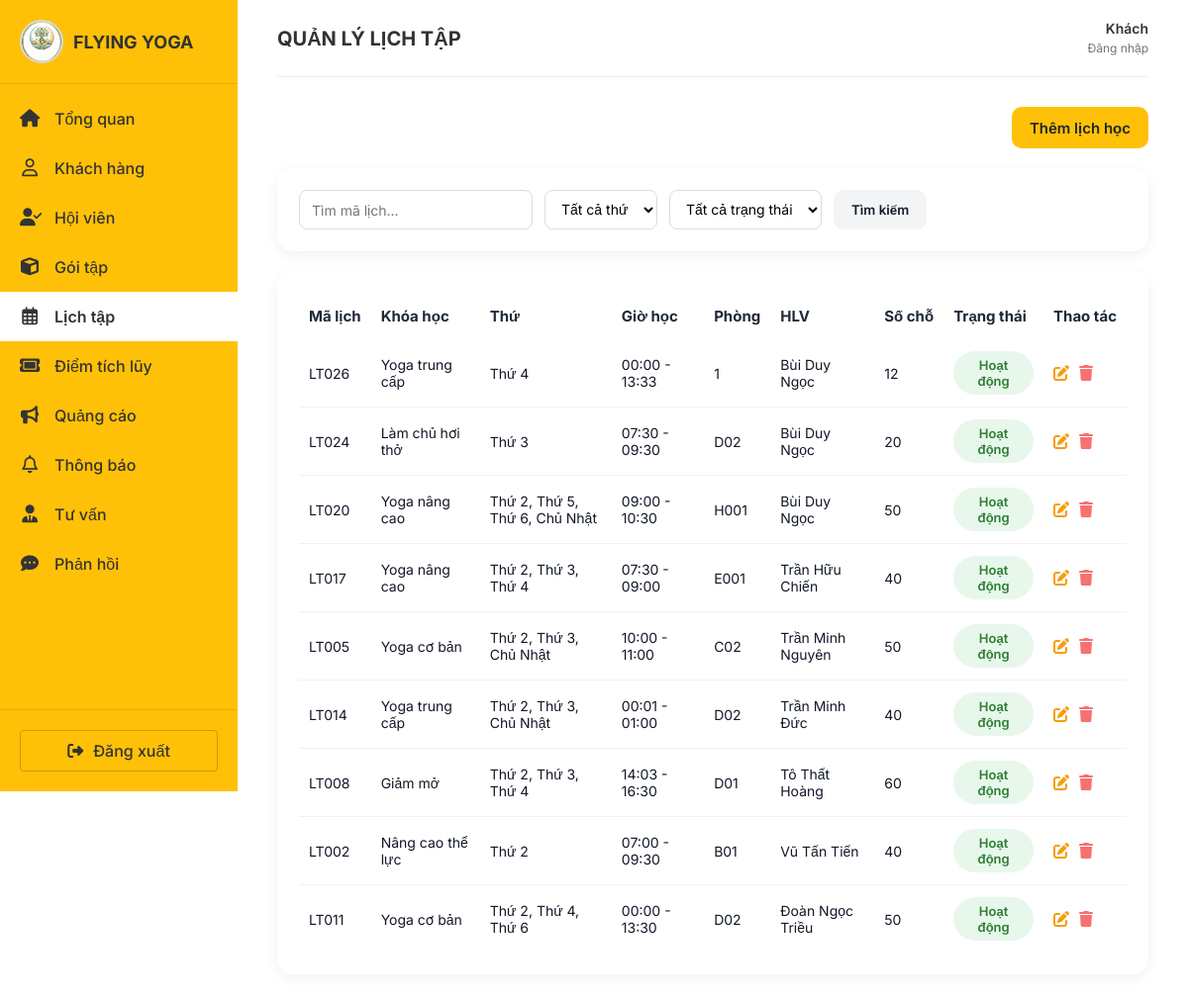
The app's page /lich-tap/ with its own data.
### goi_tap/models.py (models this page shows)
class GoiTap(models.Model):
    LOAI_CHOICE = [
        ('buoi', 'Theo buổi'),
        ('thang', 'Theo tháng'),
    ]
    TRANG_THAI_CHOICE = [
        ('hoat_dong', 'Hoạt động'),
        ('ngung', 'Ngưng'),
    ]
    ma_goi = models.CharField(max_length=10, unique=True)
    ten_goi = models.CharField(max_length=100)
    loai_goi = models.CharField(max_length=10, choices=LOAI_CHOICE)
    thoi_han_so_buoi = models.IntegerField()
    gia_goi = models.DecimalField(max_digits=12, decimal_places=0)
    trang_thai = models.CharField(max_length=20, choices=TRANG_THAI_CHOICE, default='hoat_dong')
    ghi_chu = models.TextField(blank=True, null=True)
    def __str__(self):
        return self.ten_goi

### lich_tap/models.py (models this page shows, shortened)
class LichHoc(models.Model):
    THU_CHOICES = [
        ('2', 'Thứ 2'),
        ('3', 'Thứ 3'),
        ('4', 'Thứ 4'),
        ('5', 'Thứ 5'),
        ('6', 'Thứ 6'),
        ('7', 'Thứ 7'),
        ('CN', 'Chủ Nhật'),
    ]
    ma_lich = models.CharField(max_length=10, unique=True)
    goi_tap = models.ForeignKey(
        GoiTap,
        on_delete=models.CASCADE,
        related_name='lich_hoc'
    )
    thu = models.CharField(max_length=2, choices=THU_CHOICES)
    gio_bat_dau = models.TimeField()
    gio_ket_thuc = models.TimeField()
    phong = models.CharField(max_length=50)
    hlv_phu_trach = models.CharField(max_length=100)
    so_cho_toi_da = models.IntegerField()
    trang_thai = models.BooleanField(default=True)

### lich_tap/views.py (the view)
# urls.py: path('', views.danh_sach_lich_hoc, name='danh_sach_lich_hoc'),
def danh_sach_lich_hoc(request):
    q = request.GET.get('q', '')
    thu = request.GET.get('thu', '')
    trang_thai = request.GET.get('trang_thai', '')
    thu_choices = [
        ('2', 'Thứ 2'),
        ('3', 'Thứ 3'),
        ('4', 'Thứ 4'),
        ('5', 'Thứ 5'),
        ('6', 'Thứ 6'),
        ('7', 'Thứ 7'),
        ('CN', 'Chủ nhật'),
    ]
    ds_lich = LichHoc.objects.all()
    if q:
        ds_lich = ds_lich.filter(ma_lich__icontains=q)
    if thu:
        ds_lich = ds_lich.filter(thu=thu)
    if trang_thai:
        if trang_thai == 'True':
            ds_lich = ds_lich.filter(trang_thai=True)
        elif trang_thai == 'False':
            ds_lich = ds_lich.filter(trang_thai=False)
    ds_lich = ds_lich.order_by('hlv_phu_trach', 'gio_bat_dau')
    lich_gom = {}
    for lich in ds_lich:
        key = (
            lich.goi_tap_id if lich.goi_tap else None,
            lich.hlv_phu_trach,
            lich.gio_bat_dau,
            lich.gio_ket_thuc,
            lich.phong,
            lich.so_cho_toi_da,
            lich.trang_thai,
        )
        if key not in lich_gom:
            lich_gom[key] = {
                'id': lich.id,
                'ma_lich': lich.ma_lich,
                'goi_tap': lich.goi_tap,
                'ds_thu': [lich.get_thu_display() if hasattr(lich, 'get_thu_display') else lich.thu],
                'gio_bat_dau': lich.gio_bat_dau,
                'gio_ket_thuc': lich.gio_ket_thuc,
                'phong': lich.phong,
                'hlv_phu_trach': lich.hlv_phu_trach,
                'so_cho_toi_da': lich.so_cho_toi_da,
                'trang_thai': lich.trang_thai,
            }
        else:
            ten_thu = lich.get_thu_display() if hasattr(lich, 'get_thu_display') else lich.thu
            if ten_thu not in lich_gom[key]['ds_thu']:
                lich_gom[key]['ds_thu'].append(ten_thu)
    lich_hoc_list = list(lich_gom.values())
    return render(request, 'lich_tap/danh_sach_lich_hoc.html', {
        'lich_hoc_list': lich_hoc_list,
        'q': q,
        'thu': thu,
        'trang_thai': trang_thai,
        'thu_choices': thu_choices,
    })

### thong_bao/context_processors.py (called while the page is built, shortened)
def thong_bao_context(request):
    so_thong_bao_chua_doc = 0
    ds_thong_bao_dropdown = ThongBaoNhacNho.objects.none()
    return {
        'so_thong_bao_chua_doc': so_thong_bao_chua_doc,
        'ds_thong_bao_dropdown': ds_thong_bao_dropdown,
    }

### lich_tap/templates/lich_tap/danh_sach_lich_hoc.html (shortened to what this page needs)
{% extends 'base.html' %}
{% load static %}
{% block page_title %}QUẢN LÝ LỊCH TẬP{% endblock %}
{% block extra_css %}
<link rel="stylesheet" href="{% static 'css/lich_tap.css' %}?v=3">
{% endblock %}
{% block content %}
<div class="schedule-header">
    <a href="{% url 'lich_tap:them_lich_hoc' %}" class="btn-add-schedule">
        Thêm lịch học
    </a>
</div>
<div class="card">
    <form method="get" class="filter-form">
        <input type="text" name="q" placeholder="Tìm mã lịch..." value="{{ q }}">
        <select name="thu">
            <option value="">Tất cả thứ</option>
        </select>
        <select name="trang_thai">
            <option value="">Tất cả trạng thái</option>
        </select>
        <button type="submit">Tìm kiếm</button>
    </form>
</div>
<div class="card">
    <table class="table">
        <thead>
            <tr>
                <th>Mã lịch</th>
                <th>Khóa học</th>
                <th>Thứ</th>
                <th>Giờ học</th>
                <th>Phòng</th>
                <th>HLV</th>
                <th>Số chỗ</th>
                <th>Trạng thái</th>
                <th>Thao tác</th>
            </tr>
        </thead>
        <tbody>
            {% for lich in lich_hoc_list %}
            <tr>
                <td>{{ lich.ma_lich }}</td>
                <td>{{ lich.goi_tap }}</td>
                <td>
                    {% for item in lich.ds_thu %}
                        {{ item }}{% if not forloop.last %}, {% endif %}
                    {% endfor %}
                </td>
                <td>{{ lich.gio_bat_dau|time:"H:i" }} - {{ lich.gio_ket_thuc|time:"H:i" }}</td>
                <td>{{ lich.phong }}</td>
                <td>{{ lich.hlv_phu_trach }}</td>
                <td>{{ lich.so_cho_toi_da }}</td>
                <td>
                    {% if lich.trang_thai %}
                        <span class="badge bg-success">Hoạt động</span>
                    {% else %}
                        <span class="badge bg-secondary">Ngưng</span>
                    {% endif %}
                </td>
                <td>
                    <div class="action-links">
                        <a href="{% url 'lich_tap:sua_lich_hoc' lich.id %}" title="Sửa">
                            <i class="fa-solid fa-pen-to-square"></i>
                        </a>
                        <form method="post" action="{% url 'lich_tap:xoa_lich_hoc' lich.id %}">
                            <button type="submit" onclick="return confirm('Bạn có chắc muốn xóa lịch học này không?')">
                                <i class="fa-solid fa-trash"></i>
                            </button>
                        </form>
                    </div>
                </td>
            </tr>
            {% empty %}
            <tr>
                <td colspan="9">Chưa có lịch học nào.</td>
            </tr>
            {% endfor %}
        </tbody>
    </table>
</div>
{% endblock %}

### static/css/style.css (style rules this page uses)
:root { --primary-yellow: #FFC107; --primary-yellow-light: #FFECB3; --text-dark: #333333; --text-gray: #757575; --bg-light: #F9F9F9; --white: #FFFFFF; --danger-red: #E53935; --success-green: #43A047; --info-blue: #1E88E5; --warning-orange: #FB8C00; --sidebar-width: 240px; }
* { margin: 0; padding: 0; box-sizing: border-box; font-family: 'Inter', sans-serif; }
body { background-color: var(--white); color: var(--text-dark); }
.badge { padding: 4px 12px; border-radius: 20px; font-size: 11px; font-weight: 600; color: var(--white); }
.filter-card, .card { background: #fff; border-radius: 14px; padding: 20px; box-shadow: 0 4px 14px rgba(0,0,0,0.06); }
.badge { display: inline-block; padding: 6px 10px; border-radius: 999px; font-size: 13px; background: #eee; }

### static/css/lich_tap.css (style rules this page uses)
.schedule-header { display: flex; justify-content: flex-end; align-items: center; margin-bottom: 20px; }
.btn-add-schedule { background-color: #ffc107; color: #212529; border: none; font-weight: 600; text-decoration: none; display: inline-flex; align-items: center; justify-content: center; min-height: 42px; border-radius: 10px; padding: 10px 18px; font-size: 15px; transition: all 0.2s ease-in-out; }
.filter-form { display: flex; align-items: center; gap: 12px; flex-wrap: wrap; }
.filter-form input, .filter-form select { height: 40px; padding: 8px 12px; border: 1px solid #dcdcdc; border-radius: 8px; font-size: 14px; outline: none; background: #fff; }
.filter-form input { min-width: 220px; }
.filter-form button { height: 40px; padding: 0 18px; border: none; border-radius: 10px; background: #f3f4f6; color: #111827; font-weight: 600; cursor: pointer; }
.card { background: #ffffff; border-radius: 16px; padding: 22px; box-shadow: 0 4px 14px rgba(0, 0, 0, 0.06); margin-bottom: 20px; }
.table { width: 100%; border-collapse: collapse; }
.table thead th { text-align: left; font-size: 15px; font-weight: 700; color: #1f2937; padding: 14px 10px; white-space: nowrap; }
.table tbody td { padding: 12px 10px; font-size: 14px; color: #111827; vertical-align: middle; }
.table tbody tr:not(:last-child) td { border-bottom: 1px solid #f1f1f1; }
.badge { display: inline-block; padding: 6px 12px; border-radius: 999px; font-size: 13px; font-weight: 600; text-align: center; }
.bg-success { background: #e8f7ec; color: #2e7d32; }
.action-links { display: flex; align-items: center; gap: 10px; }
.action-links a, .action-links button { background: transparent; border: none; padding: 0; margin: 0; cursor: pointer; text-decoration: none; display: inline-flex; align-items: center; justify-content: center; font-size: 16px; line-height: 1; }
.action-links a i { color: #f59e0b; transition: color 0.2s ease; }
.action-links button i { color: #f87171; transition: color 0.2s ease; }
.action-links button { background: transparent; outline: none; box-shadow: none; }
.action-links form { display: inline-flex; align-items: center; margin: 0; }

### records on screen
GoiTap: ma_lich "LT026", goi_tap "Yoga trung cấp", ds_thu "Thứ 4" "Thứ 2" "Thứ 3" "Chủ Nhật", gio_bat_dau "00:00", gio_ket_thuc "13:33", phong "1", hlv_phu_trach "Bùi Duy Ngọc", so_cho_toi_da "12", ma_lich "LT014", gio_bat_dau "00:01", gio_ket_thuc "01:00", phong "D02", hlv_phu_trach "Trần Minh Đức", so_cho_toi_da "40"
GoiTap: ma_lich "LT024", goi_tap "Làm chủ hơi thở", ds_thu "Thứ 3", gio_bat_dau "07:30", gio_ket_thuc "09:30", phong "D02", hlv_phu_trach "Bùi Duy Ngọc", so_cho_toi_da "20"
GoiTap: ma_lich "LT020", goi_tap "Yoga nâng cao", ds_thu "Thứ 2" "Thứ 5" "Thứ 6" "Chủ Nhật" "Thứ 2" "Thứ 3" "Thứ 4", gio_bat_dau "09:00", gio_ket_thuc "10:30", phong "H001", hlv_phu_trach "Bùi Duy Ngọc", so_cho_toi_da "50", ma_lich "LT017", gio_bat_dau "07:30", gio_ket_thuc "09:00", phong "E001", hlv_phu_trach "Trần Hữu Chiến", so_cho_toi_da "40"
GoiTap: ma_lich "LT005", goi_tap "Yoga cơ bản", ds_thu "Thứ 2" "Thứ 3" "Chủ Nhật" "Thứ 2" "Thứ 4" "Thứ 6", gio_bat_dau "10:00", gio_ket_thuc "11:00", phong "C02", hlv_phu_trach "Trần Minh Nguyên", so_cho_toi_da "50", ma_lich "LT011", gio_bat_dau "00:00", gio_ket_thuc "13:30", phong "D02", hlv_phu_trach "Đoàn Ngọc Triều"
GoiTap: ma_lich "LT008", goi_tap "Giảm mở", ds_thu "Thứ 2" "Thứ 3" "Thứ 4", gio_bat_dau "14:03", gio_ket_thuc "16:30", phong "D01", hlv_phu_trach "Tô Thất Hoàng", so_cho_toi_da "60"
GoiTap: ma_lich "LT002", goi_tap "Nâng cao thể lực", ds_thu "Thứ 2", gio_bat_dau "07:00", gio_ket_thuc "09:30", phong "B01", hlv_phu_trach "Vũ Tấn Tiến", so_cho_toi_da "40"
